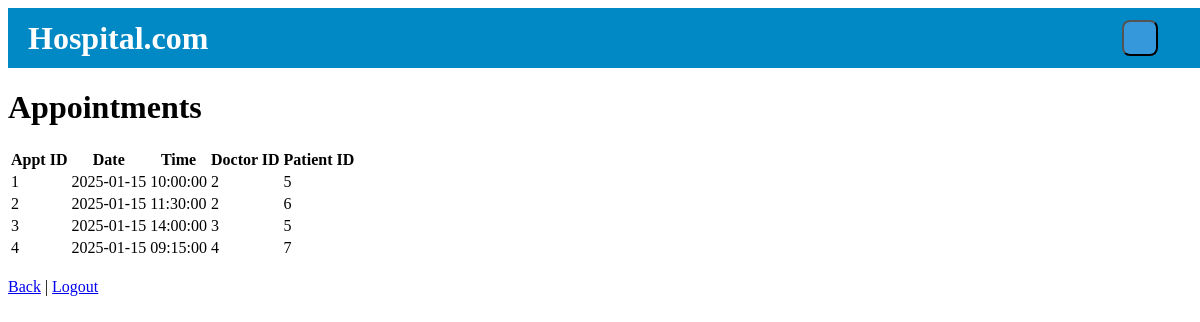
The app's page /AppointmentView/1 (signed in) with its own data.
### models.py (models this page shows)
class Appointment(Base):
    __tablename__ = 'appointment'
    Appt_ID = Column(Integer, primary_key=True)
    Doctor_ID = Column(Integer, ForeignKey('doctor.Doctor_ID'))
    Patient_ID = Column(Integer, ForeignKey('patient.Patient_ID'))
    Date = Column(Date)
    Time = Column(Time)
    doctor = relationship("Doctor", back_populates="appointments")
    patient = relationship("Patient", back_populates="appointments")

### app.py (the view)
@app.route("/AppointmentView/<int:user_id>")
def AppointmentView(user_id):
    if "user_id" not in session or session["user_id"] != user_id:
        return redirect("/")
    user_id = session["user_id"]
    user_type = session.get("user_type", "").lower()
    user = db_session.query(User).filter(User.User_ID == user_id).first()
    appointments = []
    if user_type == "patient":
        appointments = db_session.query(Appointment).filter(Appointment.Patient_ID == user_id).all()
    elif user_type == "doctor":
        appointments = db_session.query(Appointment).filter(Appointment.Doctor_ID == user_id).all()
    elif user_type == "admin":
        appointments = db_session.query(Appointment).all()
    return render_template("AppointmentView.html", user=user, user_type=user_type, appointments=appointments)

### templates/AppointmentView.html (shortened to what this page needs)
<!DOCTYPE html>
<html>
  <head>
    <link rel="stylesheet" href="{{ url_for('static', filename='style2.css') }}">
  </head>
  <body>
    <app-topbar></app-topbar>
    <h1>Appointments</h1>
    {% if appointments and appointments|length > 0 %}
      <table>
        <thead>
          <tr>
            <th>Appt ID</th>
            <th>Date</th>
            <th>Time</th>
            <th>Doctor ID</th>
            <th>Patient ID</th>
          </tr>
        </thead>
        <tbody>
          {% for a in appointments %}
          <tr>
            <td>{{ a.Appt_ID }}</td>
            <td>{{ a.Date }}</td>
            <td>{{ a.Time }}</td>
            <td>{{ a.Doctor_ID }}</td>
            <td>{{ a.Patient_ID }}</td>
          </tr>
          {% endfor %}
        </tbody>
      </table>
    {% else %}
      <p>No appointments found.</p>
    {% endif %}
    <br />
    <a href="{{ url_for('home') }}">Back</a> |
    <a href="/logout">Logout</a>
  </body>
</html>

### records on screen
Appointment: Appt_ID "1", Date "2025-01-15", Time "10:00:00", Doctor_ID "2", Patient_ID "5"
Appointment: Appt_ID "2", Date "2025-01-15", Time "11:30:00", Doctor_ID "2", Patient_ID "6"
Appointment: Appt_ID "3", Date "2025-01-15", Time "14:00:00", Doctor_ID "3", Patient_ID "5"
Appointment: Appt_ID "4", Date "2025-01-15", Time "09:15:00", Doctor_ID "4", Patient_ID "7"
